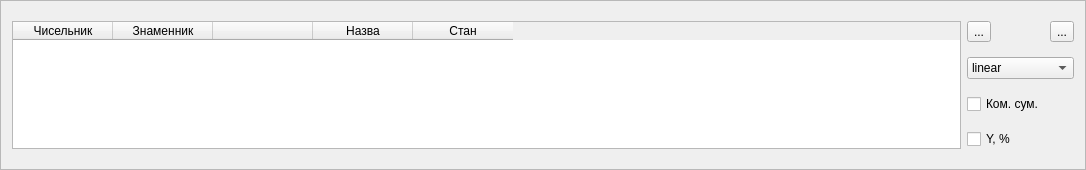
<?xml version="1.0" encoding="UTF-8"?>
<ui version="4.0">
 <class>NormData</class>
 <widget class="QFrame" name="NormData">
  <property name="geometry">
   <rect>
    <x>0</x>
    <y>0</y>
    <width>1086</width>
    <height>170</height>
   </rect>
  </property>
  <property name="windowTitle">
   <string>Frame</string>
  </property>
  <property name="frameShape">
   <enum>QFrame::StyledPanel</enum>
  </property>
  <property name="frameShadow">
   <enum>QFrame::Raised</enum>
  </property>
  <layout class="QGridLayout" name="gridLayout">
   <item row="0" column="2">
    <widget class="QToolButton" name="normDataRemove">
     <property name="text">
      <string>...</string>
     </property>
     <property name="icon">
      <iconset>
       <normaloff>buttons/remove.svg</normaloff>buttons/remove.svg</iconset>
     </property>
    </widget>
   </item>
   <item row="2" column="1">
    <widget class="QCheckBox" name="cumSumNormData">
     <property name="text">
      <string>Ком. сум.</string>
     </property>
    </widget>
   </item>
   <item row="1" column="1" colspan="2">
    <widget class="QComboBox" name="normEvalType">
     <item>
      <property name="text">
       <string>linear</string>
      </property>
     </item>
     <item>
      <property name="text">
       <string>nearest</string>
      </property>
     </item>
     <item>
      <property name="text">
       <string>zero</string>
      </property>
     </item>
     <item>
      <property name="text">
       <string>slinear</string>
      </property>
     </item>
     <item>
      <property name="text">
       <string>quadratic</string>
      </property>
     </item>
     <item>
      <property name="text">
       <string>cubic</string>
      </property>
     </item>
    </widget>
   </item>
   <item row="0" column="1">
    <widget class="QToolButton" name="normDataAdd">
     <property name="text">
      <string>...</string>
     </property>
     <property name="icon">
      <iconset>
       <normaloff>buttons/add.svg</normaloff>buttons/add.svg</iconset>
     </property>
    </widget>
   </item>
   <item row="3" column="1">
    <widget class="QCheckBox" name="yInPercents">
     <property name="text">
      <string>Y, %</string>
     </property>
    </widget>
   </item>
   <item row="0" column="0" rowspan="4">
    <widget class="QTableWidget" name="normTable">
     <column>
      <property name="text">
       <string>Чисельник</string>
      </property>
     </column>
     <column>
      <property name="text">
       <string>Знаменник</string>
      </property>
     </column>
     <column>
      <property name="text">
       <string/>
      </property>
      <property name="background">
       <color>
        <red>0</red>
        <green>0</green>
        <blue>0</blue>
       </color>
      </property>
      <property name="foreground">
       <brush brushstyle="NoBrush">
        <color alpha="255">
         <red>59</red>
         <green>92</green>
         <blue>121</blue>
        </color>
       </brush>
      </property>
      <property name="icon">
       <iconset theme="right">
        <normaloff>../QTR-0.3.9/QTR</normaloff>../QTR-0.3.9/QTR</iconset>
      </property>
     </column>
     <column>
      <property name="text">
       <string>Назва</string>
      </property>
     </column>
     <column>
      <property name="text">
       <string>Стан</string>
      </property>
     </column>
    </widget>
   </item>
  </layout>
 </widget>
 <resources/>
 <connections/>
</ui>
